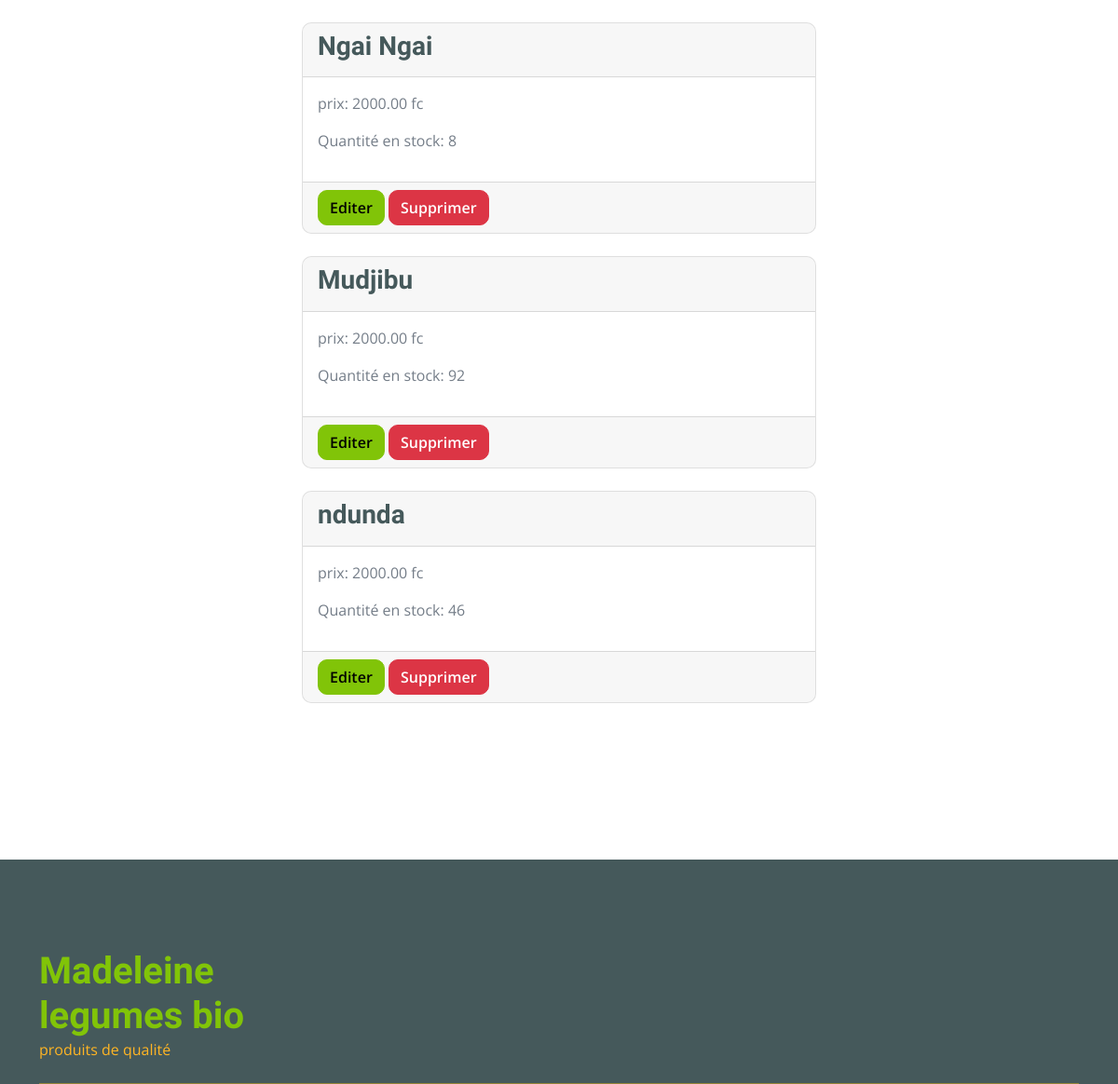
The app's page /accounts/editsite/ (signed in, middle part), older data.
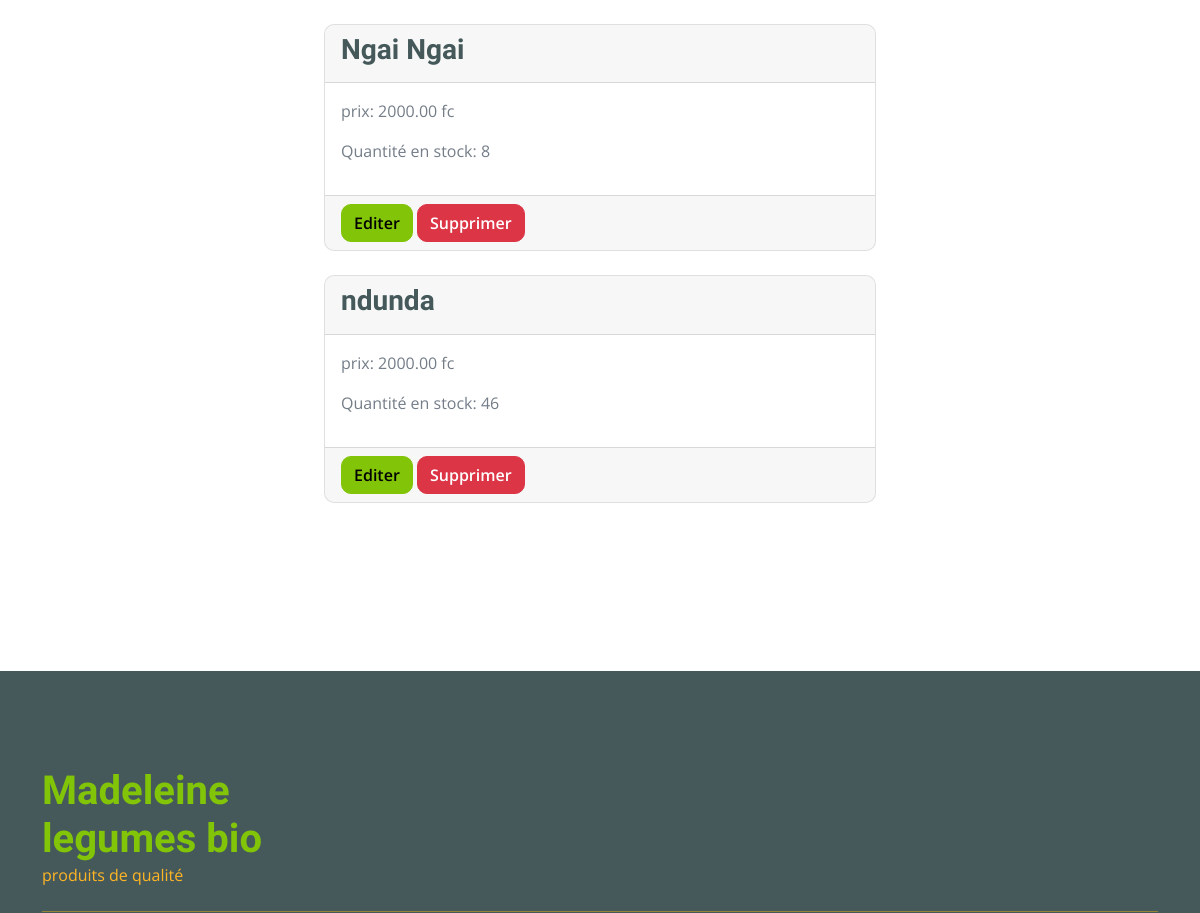
The same page, newer data.
### vegetable_shop/models.py (models this page shows, shortened)
class Vegetable(models.Model):
       name = models.CharField(max_length=100)
       description = models.TextField()
       picture = models.ImageField(upload_to='pictures', blank=True)
       price = models.DecimalField(max_digits=10, decimal_places=2)
       stock = models.IntegerField()
       date_add = models.DateTimeField(auto_now_add=True)

### accounts/views.py (the view)
# urls.py: path('editsite/', views.edit_site, name='editsite'),
@permission_required('vegetable_shop.view_vegetable')
def edit_site(request):
    vegetables = Vegetable.objects.all()
    total_commands = Command.objects.filter(statut= 'En cours').count()
    return render(request, 'accounts/edit_site.html', {'vegetables': vegetables, 'total_commands': total_commands})

### accounts/templates/accounts/edit_site.html (shortened to what this page needs)
{% load static %}
<!DOCTYPE html>
<html lang="en">
    <head>
        <link rel="stylesheet" href="https://use.fontawesome.com/releases/v5.15.4/css/all.css"/>
        <link href="https://cdn.jsdelivr.net/npm/bootstrap-icons@1.4.1/font/bootstrap-icons.css" rel="stylesheet">
        <link href="https://cdnjs.cloudflare.com/ajax/libs/animate.css/4.1.1/animate.min.css" rel="stylesheet">
        <link href="https://unpkg.com/aos@2.3.1/dist/aos.css" rel="stylesheet">
        <link href="{% static 'css/bootstrap.min.css' %}" rel="stylesheet">
        <link href="{% static 'css/style.css' %}" rel="stylesheet">
    </head>
    <body>
                <div class="container-fluid py-5" id="form-commands">
                    <div class="container py-5">
                        {% for vegetable in vegetables %}
                             <div class="card mb-4">
                                <div class="card-header">
                                    <h3 class="card-title">{{ vegetable.name }}</h3>
                                </div>
                                <div class="card-body">
                                    <p class="card-text">prix: {{ vegetable.price }} fc</p>
                                    <p>Quantité en stock: {{ vegetable.stock }}</p>
                                </div>
                                <div class="card-footer">
                                    <a href="{% url 'accounts:edit_vegetable' vegetable.id %}" class="btn btn-primary">Editer</a>
                                    <a href="{% url 'accounts:delete_vegetable' vegetable.id %}" class="btn btn-danger justify-content-center">Supprimer</a>
                                </div>
                             </div>
                        {% endfor %}
                    </div>
                </div>
        <div class="container-fluid bg-dark text-white-50 footer pt-5 mt-5">
            <div class="container py-5">
                <div class="pb-4 mb-4" style="border-bottom: 1px solid rgba(226, 175, 24, 0.5) ;">
                    <div class="row g-4">
                        <div class="col-lg-3">
                            <a href="#">
                                <h1 class="text-primary mb-0">Madeleine legumes bio</h1>
                                <p class="text-secondary mb-0">produits de qualité</p>
                            </a>
                        </div>
                    </div>
                </div>
                <div class="row g-5">
                </div>
            </div>
        </div>
</body>
</html>

Row changes from the older to the newer data that the page shows:
removed Vegetable: name "Mudjibu", price "2000.00", stock "92"
